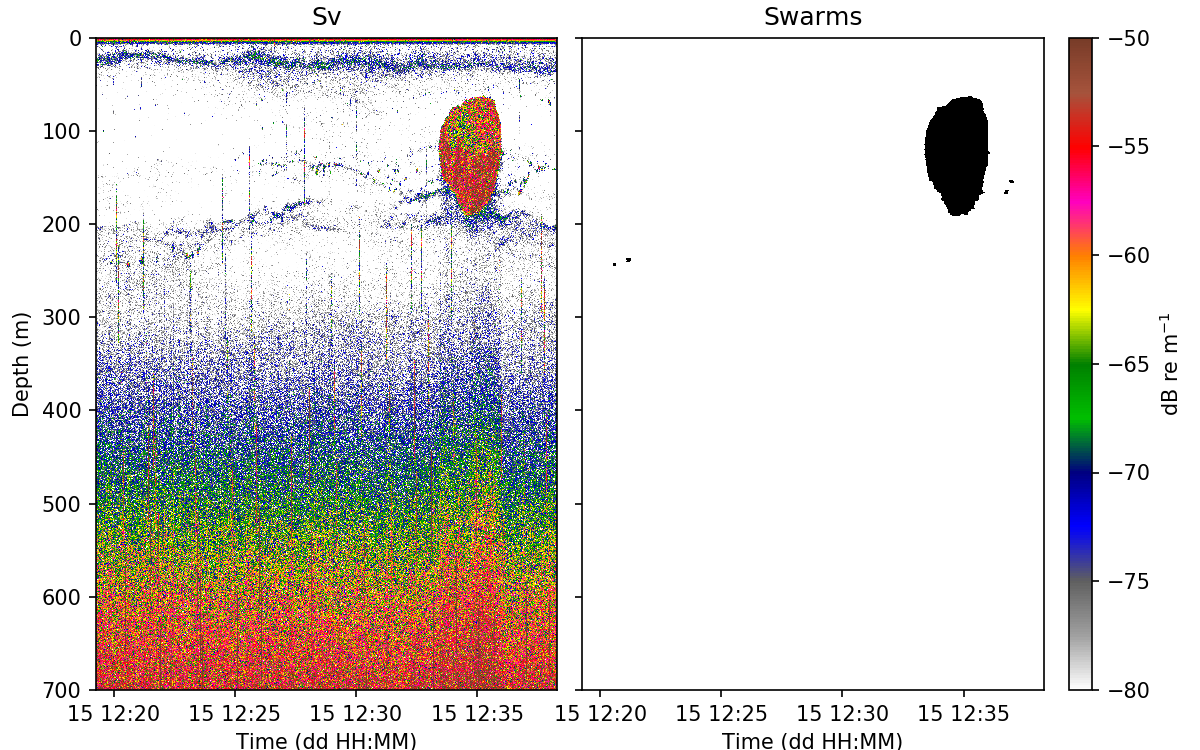

Recreate this plot in Python.
#!/usr/bin/env python3
# -*- coding: utf-8 -*-
"""
Example masking krill swarms.

Created on Mon Jul  8 11:52:09 2019
@author: Alejandro Ariza, British Antarctic Survey
"""

#------------------------------------------------------------------------------
# import modules
import os
import numpy as np
from scipy.signal import convolve2d
import matplotlib.pyplot as plt
import matplotlib.gridspec as gridspec
from echolab2.instruments import EK60
from echopy.processing import mask_impulse as mIN
from echopy.processing import mask_range as mRG
from echopy.utils import transform as tf
from echopy.processing import mask_shoals as mSH
from echopy.plotting.cmaps import cmaps

#------------------------------------------------------------------------------
# load rawfile
path = os.path.abspath(os.path.join(os.path.dirname(__file__), '..', 'data'))
rawfile = os.path.join(path, 'JR230-D20091215-T121917.raw')
ek60    = EK60.EK60()
ek60.read_raw(rawfile)

#------------------------------------------------------------------------------
# get 120 kHz data
raw120 = ek60.get_raw_data(channel_number=2)
Sv120  = np.transpose(raw120.get_Sv().data)
t120   = raw120.get_Sv().ping_time
r120   = raw120.get_Sv().range

#------------------------------------------------------------------------------
# Remove impulse noise and signal below/above the target of interest using
# Wang's algorithm.
Sv120clean = mIN.wang(Sv120, thr=(-70,-40), erode=[(3,3)],
                      dilate=[(7,7)], median=[(7,7)])[0]

#------------------------------------------------------------------------------
# Remove data outside the range 20-250 m 
m120rg             = mRG.outside(Sv120clean, r120, 20, 250)
Sv120clean[m120rg] = np.nan

#------------------------------------------------------------------------------
# Convolute Sv prior to mask swarms, with 3x3 moving window
k = np.ones((3, 3))/3**2
Sv120cvv = tf.log(convolve2d(tf.lin(Sv120clean), k, 'same', boundary='symm'))

#------------------------------------------------------------------------------
# Mask swarms using Weill's algorithm
m120sh = mSH.weill(Sv120cvv, thr=-70, maxvgap=15, maxhgap=0,
                   minhlen= 3, minvlen=15)[0]

#------------------------------------------------------------------------------
# Figures
plt.figure(figsize=(8,5))
plt.subplots_adjust(left=0.08, right=0.91, bottom=0.08, top=0.95, wspace=0.08)
gs = gridspec.GridSpec(1, 3, width_ratios=[1, 1, .05])

# Sv original
plt.subplot(gs[0]).invert_yaxis()
im= plt.pcolormesh(t120, r120, Sv120, vmin=-80, vmax=-50, cmap=cmaps().ek500)
plt.ylabel('Depth (m)')
plt.xlabel('Time (dd HH:MM)')
plt.title('Sv')

# Swarms mask
plt.subplot(gs[1]).invert_yaxis()
plt.pcolormesh(t120, r120, m120sh*1, cmap='Greys')
plt.tick_params(labelleft=False)
plt.xlabel('Time (dd HH:MM)')
plt.title('Swarms')

# colorbar
ax=plt.subplot(gs[2])
plt.colorbar(im, cax=ax).set_label('dB re m$^{-1}$')

# Show and save
plt.show()
plt.savefig('masking_swarms.png', figsize=(8,5), dpi=150)